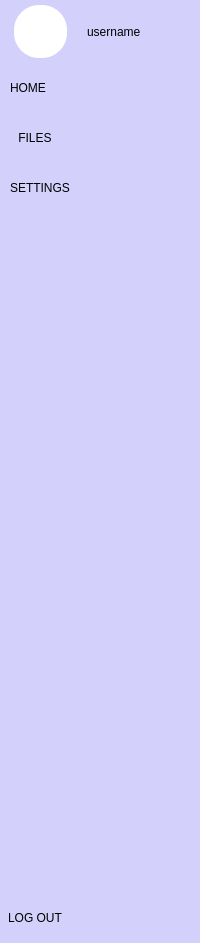
        <widget class="QWidget" name="icon_pesh" native="true">
         <property name="sizePolicy">
          <sizepolicy hsizetype="Expanding" vsizetype="Expanding">
           <horstretch>0</horstretch>
           <verstretch>0</verstretch>
          </sizepolicy>
         </property>
         <property name="minimumSize">
          <size>
           <width>190</width>
           <height>0</height>
          </size>
         </property>
         <property name="maximumSize">
          <size>
           <width>244</width>
           <height>16777215</height>
          </size>
         </property>
         <property name="styleSheet">
          <string notr="true">QWidget{
	background-color: rgb(211, 209, 251)
}

QPushButton{
	padding:5px 10px;
	border:none;
	border-radius: 10px;
	color: rgb(0, 0, 0);
 	height: 30px;
 	text-align:left; 
	padding-left: 10px; 
	text-align: center left ;
	font: 11pt &quot;Comic Sans MS&quot;;
}

QPushButton:pressed{
	background-color:rgb(207, 164, 255);
}

</string>
         </property>
         <layout class="QVBoxLayout" name="verticalLayout">
          <property name="spacing">
           <number>0</number>
          </property>
          <property name="leftMargin">
           <number>0</number>
          </property>
          <property name="topMargin">
           <number>0</number>
          </property>
          <property name="rightMargin">
           <number>0</number>
          </property>
          <property name="bottomMargin">
           <number>0</number>
          </property>
          <item>
           <layout class="QVBoxLayout" name="verticalLayout_4">
            <property name="spacing">
             <number>0</number>
            </property>
            <item>
             <widget class="QFrame" name="User">
              <property name="sizePolicy">
               <sizepolicy hsizetype="Expanding" vsizetype="Expanding">
                <horstretch>0</horstretch>
                <verstretch>0</verstretch>
               </sizepolicy>
              </property>
              <property name="minimumSize">
               <size>
                <width>0</width>
                <height>63</height>
               </size>
              </property>
              <property name="styleSheet">
               <string notr="true">font: 13pt &quot;Comic Sans MS&quot;;
border: none;
</string>
              </property>
              <property name="frameShape">
               <enum>QFrame::StyledPanel</enum>
              </property>
              <property name="frameShadow">
               <enum>QFrame::Raised</enum>
              </property>
              <layout class="QGridLayout" name="gridLayout_8">
               <property name="leftMargin">
                <number>7</number>
               </property>
               <property name="topMargin">
                <number>0</number>
               </property>
               <property name="rightMargin">
                <number>0</number>
               </property>
               <property name="bottomMargin">
                <number>0</number>
               </property>
               <property name="horizontalSpacing">
                <number>13</number>
               </property>
               <property name="verticalSpacing">
                <number>8</number>
               </property>
               <item row="0" column="1">
                <widget class="QLabel" name="label">
                 <property name="sizePolicy">
                  <sizepolicy hsizetype="Fixed" vsizetype="Maximum">
                   <horstretch>0</horstretch>
                   <verstretch>0</verstretch>
                  </sizepolicy>
                 </property>
                 <property name="minimumSize">
                  <size>
                   <width>71</width>
                   <height>0</height>
                  </size>
                 </property>
                 <property name="maximumSize">
                  <size>
                   <width>104</width>
                   <height>70</height>
                  </size>
                 </property>
                 <property name="text">
                  <string>username</string>
                 </property>
                </widget>
               </item>
               <item row="0" column="0">
                <widget class="QLabel" name="logo">
                 <property name="sizePolicy">
                  <sizepolicy hsizetype="Fixed" vsizetype="Fixed">
                   <horstretch>0</horstretch>
                   <verstretch>0</verstretch>
                  </sizepolicy>
                 </property>
                 <property name="minimumSize">
                  <size>
                   <width>45</width>
                   <height>45</height>
                  </size>
                 </property>
                 <property name="maximumSize">
                  <size>
                   <width>53</width>
                   <height>53</height>
                  </size>
                 </property>
                 <property name="styleSheet">
                  <string notr="true">border-image: url(:/newPrefix/пользователь.png);
background-color: rgb(255, 255, 255);
border-radius: 25px;

padding:5px 10px;
border:none;
padding-left: 10px; 
</string>
                 </property>
                 <property name="text">
                  <string/>
                 </property>
                 <property name="scaledContents">
                  <bool>true</bool>
                 </property>
                </widget>
               </item>
              </layout>
             </widget>
            </item>
            <item>
             <widget class="QPushButton" name="home_text">
              <property name="sizePolicy">
               <sizepolicy hsizetype="Expanding" vsizetype="Expanding">
                <horstretch>0</horstretch>
                <verstretch>0</verstretch>
               </sizepolicy>
              </property>
              <property name="minimumSize">
               <size>
                <width>0</width>
                <height>50</height>
               </size>
              </property>
              <property name="styleSheet">
               <string notr="true"/>
              </property>
              <property name="text">
               <string>HOME</string>
              </property>
              <property name="icon">
               <iconset resource="../../../Users/Евгения/PycharmProjects/Knowledge/images/icons.qrc">
                <normaloff>:/newPrefix/дом.png</normaloff>:/newPrefix/дом.png</iconset>
              </property>
              <property name="iconSize">
               <size>
                <width>45</width>
                <height>40</height>
               </size>
              </property>
              <property name="checkable">
               <bool>true</bool>
              </property>
              <property name="autoExclusive">
               <bool>true</bool>
              </property>
             </widget>
            </item>
            <item>
             <widget class="QPushButton" name="files_text">
              <property name="sizePolicy">
               <sizepolicy hsizetype="Expanding" vsizetype="Expanding">
                <horstretch>0</horstretch>
                <verstretch>0</verstretch>
               </sizepolicy>
              </property>
              <property name="minimumSize">
               <size>
                <width>0</width>
                <height>50</height>
               </size>
              </property>
              <property name="styleSheet">
               <string notr="true"> padding-left: 15px; /* Отступ слева от текста */</string>
              </property>
              <property name="text">
               <string> FILES</string>
              </property>
              <property name="icon">
               <iconset resource="../../../Users/Евгения/PycharmProjects/Knowledge/images/icons.qrc">
                <normaloff>:/newPrefix/папка.png</normaloff>:/newPrefix/папка.png</iconset>
              </property>
              <property name="iconSize">
               <size>
                <width>35</width>
                <height>35</height>
               </size>
              </property>
              <property name="checkable">
               <bool>true</bool>
              </property>
              <property name="autoRepeat">
               <bool>true</bool>
              </property>
             </widget>
            </item>
            <item>
             <widget class="QPushButton" name="settings_text">
              <property name="sizePolicy">
               <sizepolicy hsizetype="Expanding" vsizetype="Expanding">
                <horstretch>0</horstretch>
                <verstretch>0</verstretch>
               </sizepolicy>
              </property>
              <property name="minimumSize">
               <size>
                <width>0</width>
                <height>50</height>
               </size>
              </property>
              <property name="styleSheet">
               <string notr="true"/>
              </property>
              <property name="text">
               <string>SETTINGS</string>
              </property>
              <property name="icon">
               <iconset resource="../../../Users/Евгения/PycharmProjects/Knowledge/images/icons.qrc">
                <normaloff>:/newPrefix/настройки.png</normaloff>:/newPrefix/настройки.png</iconset>
              </property>
              <property name="iconSize">
               <size>
                <width>40</width>
                <height>40</height>
               </size>
              </property>
              <property name="checkable">
               <bool>true</bool>
              </property>
              <property name="autoRepeat">
               <bool>true</bool>
              </property>
             </widget>
            </item>
            <item>
             <spacer name="verticalSpacer_5">
              <property name="orientation">
               <enum>Qt::Vertical</enum>
              </property>
              <property name="sizeHint" stdset="0">
               <size>
                <width>88</width>
                <height>680</height>
               </size>
              </property>
             </spacer>
            </item>
            <item>
             <widget class="QPushButton" name="logout_text">
              <property name="sizePolicy">
               <sizepolicy hsizetype="Expanding" vsizetype="Expanding">
                <horstretch>0</horstretch>
                <verstretch>0</verstretch>
               </sizepolicy>
              </property>
              <property name="minimumSize">
               <size>
                <width>170</width>
                <height>50</height>
               </size>
              </property>
              <property name="styleSheet">
               <string notr="true">QPushButton{
	padding:5px 10px;
	border:none;
	border-radius: 10px;
	color: rgb(0, 0, 0);
 	height: 30px;
 	text-align:left; 
	padding-left: 8px; 
	text-align: center left ;
	font: 11pt &quot;Comic Sans MS&quot;;
}

QPushButton:pressed{
	background-color:rgb(207, 164, 255);
}

</string>
              </property>
              <property name="text">
               <string>LOG OUT</string>
              </property>
              <property name="icon">
               <iconset resource="../../../Users/Евгения/PycharmProjects/Knowledge/images/icons.qrc">
                <normaloff>:/newPrefix/выход.png</normaloff>:/newPrefix/выход.png</iconset>
              </property>
              <property name="iconSize">
               <size>
                <width>40</width>
                <height>40</height>
               </size>
              </property>
              <property name="checkable">
               <bool>true</bool>
              </property>
              <property name="autoRepeat">
               <bool>true</bool>
              </property>
             </widget>
            </item>
           </layout>
          </item>
         </layout>
        </widget>
